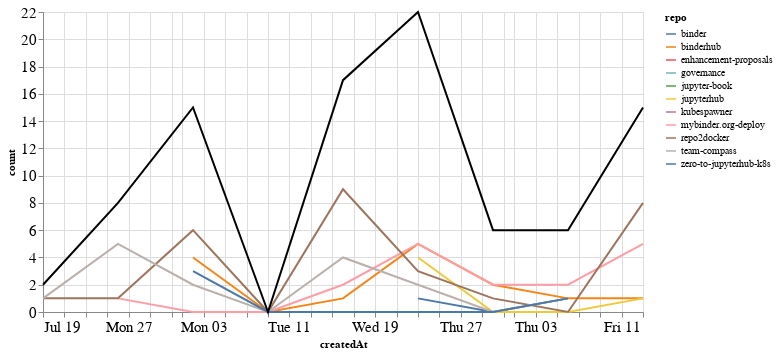

Source (notebook cell):
### Markdown cell above
## Comments

### Code cell
comments_time = comments.groupby('repo').resample('W', on='createdAt').count()['author'].reset_index()
comments_time = comments_time.rename(columns={'author': 'count'})
comments_time_total = comments_time.groupby('createdAt').agg({"count": "sum"}).reset_index()
ch1 = alt.Chart(comments_time, width=600).mark_line().encode(
    x='createdAt',
    y='count',
    color='repo',
    tooltip="repo"
)

ch2 = alt.Chart(comments_time_total, width=600).mark_line(color="black").encode(
    x='createdAt',
    y='count',
)

ch1 + ch2

### Figure 1 — Vega-Lite specification as saved in the notebook (floating-point values rounded to 4 significant figures)
{"config": {"axisLeft": {"labelFontSize": 15}, "axisBottom": {"labelFontSize": 15}}, "layer": [{"data": {"name": "data-9de1ad7b69c1d3d6c2191bc1c108a99e"}, "mark": "line", "encoding": {"color": {"type": "nominal", "field": "repo"}, "tooltip": {"type": "nominal", "field": "repo"}, "x": {"type": "temporal", "field": "createdAt"}, "y": {"type": "quantitative", "field": "count"}}, "width": 600}, {"data": {"name": "data-2b7425f572d81d062a9827cdc1c64a62"}, "mark": {"type": "line", "color": "black"}, "encoding": {"x": {"type": "temporal", "field": "createdAt"}, "y": {"type": "quantitative", "field": "count"}}, "width": 600}], "$schema": "https://vega.github.io/schema/vega-lite/v4.8.1.json", "datasets": {"data-9de1ad7b69c1d3d6c2191bc1c108a99e": [{"repo": "binder", "createdAt": "2020-08-23T00:00:00", "count": 1}, {"repo": "binder", "createdAt": "2020-08-30T00:00:00", "count": 0}, {"repo": "binder", "createdAt": "2020-09-06T00:00:00", "count": 1}, {"repo": "binderhub", "createdAt": "2020-08-02T00:00:00", "count": 4}, {"repo": "binderhub", "createdAt": "2020-08-09T00:00:00", "count": 0}, {"repo": "binderhub", "createdAt": "2020-08-16T00:00:00", "count": 1}, {"repo": "binderhub", "createdAt": "2020-08-23T00:00:00", "count": 5}, {"repo": "binderhub", "createdAt": "2020-08-30T00:00:00", "count": 2}, {"repo": "binderhub", "createdAt": "2020-09-06T00:00:00", "count": 1}, {"repo": "binderhub", "createdAt": "2020-09-13T00:00:00", "count": 1}, {"repo": "enhancement-proposals", "createdAt": "2020-08-16T00:00:00", "count": 1}, {"repo": "governance", "createdAt": "2020-08-23T00:00:00", "count": 2}, {"repo": "jupyter-book", "createdAt": "2020-08-30T00:00:00", "count": 1}, {"repo": "jupyterhub", "createdAt": "2020-08-23T00:00:00", "count": 4}, {"repo": "jupyterhub", "createdAt": "2020-08-30T00:00:00", "count": 0}, {"repo": "jupyterhub", "createdAt": "2020-09-06T00:00:00", "count": 0}, {"repo": "jupyterhub", "createdAt": "2020-09-13T00:00:00", "count": 1}, {"repo": "kubespawner", "createdAt": "2020-07-26T00:00:00", "count": 1}, {"repo": "mybinder.org-deploy", "createdAt": "2020-07-26T00:00:00", "count": 1}, {"repo": "mybinder.org-deploy", "createdAt": "2020-08-02T00:00:00", "count": 0}, {"repo": "mybinder.org-deploy", "createdAt": "2020-08-09T00:00:00", "count": 0}, {"repo": "mybinder.org-deploy", "createdAt": "2020-08-16T00:00:00", "count": 2}, {"repo": "mybinder.org-deploy", "createdAt": "2020-08-23T00:00:00", "count": 5}, {"repo": "mybinder.org-deploy", "createdAt": "2020-08-30T00:00:00", "count": 2}, {"repo": "mybinder.org-deploy", "createdAt": "2020-09-06T00:00:00", "count": 2}, {"repo": "mybinder.org-deploy", "createdAt": "2020-09-13T00:00:00", "count": 5}, {"repo": "repo2docker", "createdAt": "2020-07-19T00:00:00", "count": 1}, {"repo": "repo2docker", "createdAt": "2020-07-26T00:00:00", "count": 1}, {"repo": "repo2docker", "createdAt": "2020-08-02T00:00:00", "count": 6}, {"repo": "repo2docker", "createdAt": "2020-08-09T00:00:00", "count": 0}, {"repo": "repo2docker", "createdAt": "2020-08-16T00:00:00", "count": 9}, {"repo": "repo2docker", "createdAt": "2020-08-23T00:00:00", "count": 3}, {"repo": "repo2docker", "createdAt": "2020-08-30T00:00:00", "count": 1}, {"repo": "repo2docker", "createdAt": "2020-09-06T00:00:00", "count": 0}, {"repo": "repo2docker", "createdAt": "2020-09-13T00:00:00", "count": 8}, {"repo": "team-compass", "createdAt": "2020-07-19T00:00:00", "count": 1}, {"repo": "team-compass", "createdAt": "2020-07-26T00:00:00", "count": 5}, {"repo": "team-compass", "createdAt": "2020-08-02T00:00:00", "count": 2}, {"repo": "team-compass", "createdAt": "2020-08-09T00:00:00", "count": 0}, {"repo": "team-compass", "createdAt": "2020-08-16T00:00:00", "count": 4}, {"repo": "team-compass", "createdAt": "2020-08-23T00:00:00", "count": 2}, {"repo": "team-compass", "createdAt": "2020-08-30T00:00:00", "count": 0}, {"repo": "team-compass", "createdAt": "2020-09-06T00:00:00", "count": 1}, {"repo": "zero-to-jupyterhub-k8s", "createdAt": "2020-08-02T00:00:00", "count": 3}, {"repo": "zero-to-jupyterhub-k8s", "createdAt": "2020-08-09T00:00:00", "count": 0}, {"repo": "zero-to-jupyterhub-k8s", "createdAt": "2020-08-16T00:00:00", "count": 0}, {"repo": "zero-to-jupyterhub-k8s", "createdAt": "2020-08-23T00:00:00", "count": 0}, {"repo": "zero-to-jupyterhub-k8s", "createdAt": "2020-08-30T00:00:00", "count": 0}, {"repo": "zero-to-jupyterhub-k8s", "createdAt": "2020-09-06T00:00:00", "count": 1}], "data-2b7425f572d81d062a9827cdc1c64a62": [{"createdAt": "2020-07-19T00:00:00", "count": 2}, {"createdAt": "2020-07-26T00:00:00", "count": 8}, {"createdAt": "2020-08-02T00:00:00", "count": 15}, {"createdAt": "2020-08-09T00:00:00", "count": 0}, {"createdAt": "2020-08-16T00:00:00", "count": 17}, {"createdAt": "2020-08-23T00:00:00", "count": 22}, {"createdAt": "2020-08-30T00:00:00", "count": 6}, {"createdAt": "2020-09-06T00:00:00", "count": 6}, {"createdAt": "2020-09-13T00:00:00", "count": 15}]}}
